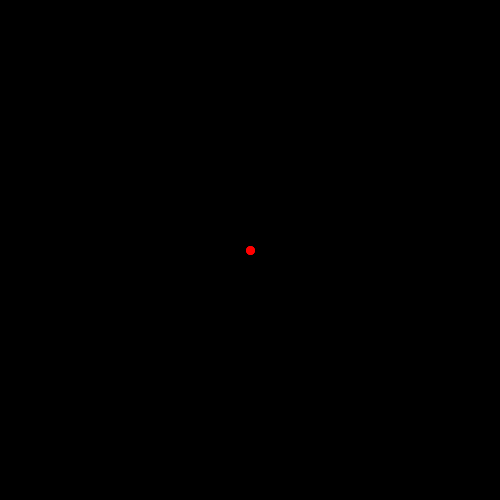
Frame 1 (no input)
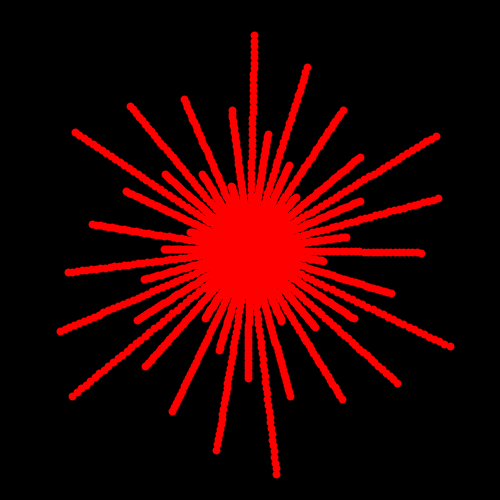
Frame 60 (the mouse pressed at the canvas centre just before this capture)
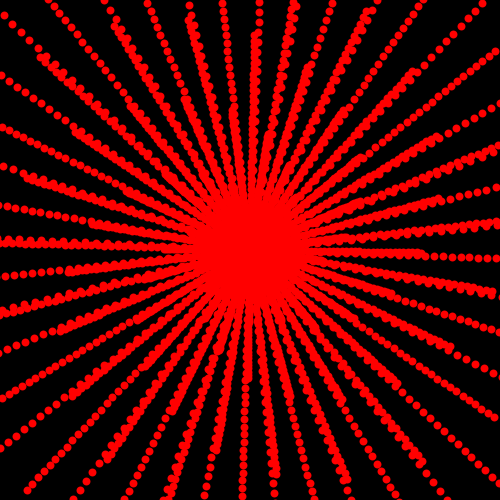
Frame 120 (the mouse held since frame 60 and released just before this capture)

The Processing sketch that drew these frames (run headless with seeded random() and noise(); from frame 60 on, the mouse is pressed at the canvas centre):

// Processing sketch: polar_example
// ── polar_example.pde
float angle = 0;
float r = 0;
static final int NUM_LINES = 40;



void setup() {
  size(500, 500);
  background(0);

}


void draw () {
  //background(0);
  stroke(255);
  strokeWeight(4);
  noFill();
  translate(width/2, height/2);
  //int r = 150;
  //circle(0, 0, r * 2);
  
  strokeWeight(8);
  stroke(255, 0, 0);

  for (int i = 0; i < NUM_LINES; i++){
  point(x(r * i, angle), y(r * i , angle) );
    
  }
  
  angle += 1;
  r += 0.1;
  
}


float x(float r, float angle){
  return r * cos(angle);
}

float y(float r, float angle){
  return r * sin(angle);
}
